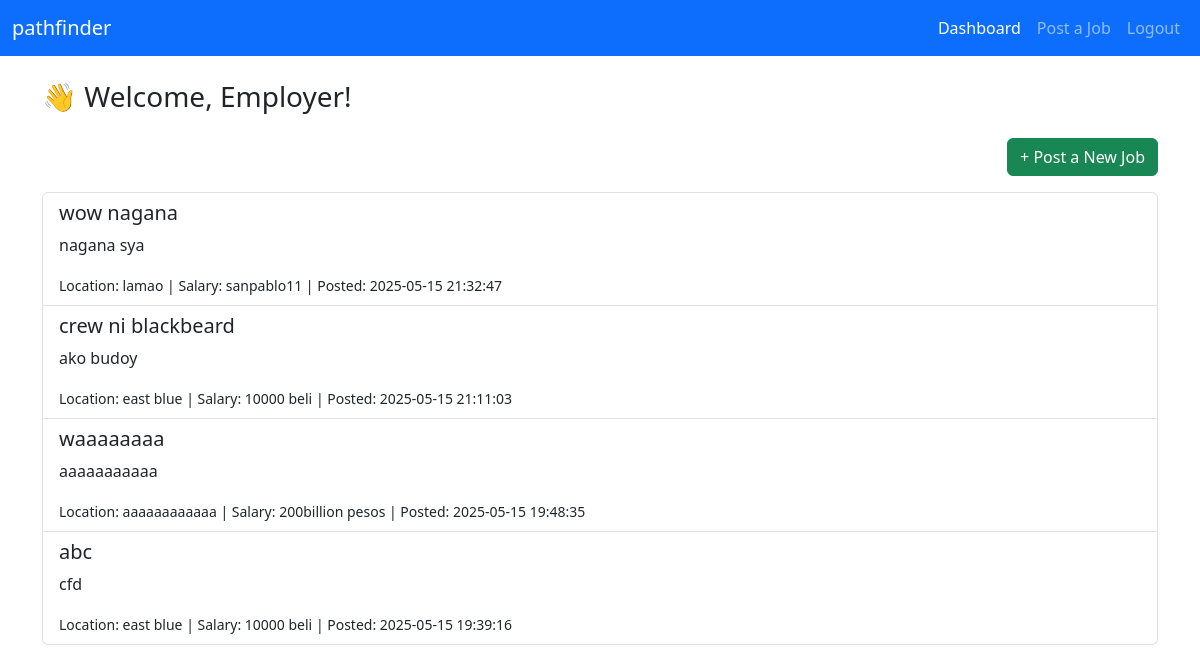
The app's page /dashboardhire.php (signed in) with its own data.
### tables this page shows
CREATE TABLE IF NOT EXISTS `jobs` (
  `id` int(11) NOT NULL AUTO_INCREMENT,
  `employer_id` int(11) NOT NULL,
  `title` varchar(255) NOT NULL,
  `description` text NOT NULL,
  `location` varchar(255) DEFAULT NULL,
  `salary` varchar(100) DEFAULT NULL,
  `created_at` datetime DEFAULT current_timestamp(),
  PRIMARY KEY (`id`)
);

### dashboardhire.php (the view, shortened to what this page needs)
<?php
require 'connection.php';
$employer_id = $_SESSION['user'];
$sql = "SELECT * FROM jobs WHERE employer_id = ? ORDER BY created_at DESC";
$stmt = $conn->prepare($sql);
$stmt->bind_param("i", $employer_id);
$stmt->execute();
$result = $stmt->get_result();
?>
<!DOCTYPE html>
<html lang="en">
<head>
  <link href="https://cdn.jsdelivr.net/npm/bootstrap@5.3.3/dist/css/bootstrap.min.css" rel="stylesheet" />
</head>
<body>
  <nav class="navbar navbar-expand-lg navbar-dark bg-primary">
    <div class="container-fluid">
      <a class="navbar-brand" href="#">pathfinder</a>
      <div class="collapse navbar-collapse justify-content-end" id="navbarNav">
        <ul class="navbar-nav">
          <li class="nav-item">
            <a class="nav-link active" href="dashboardhire.php">Dashboard</a>
          </li>
          <li class="nav-item">
            <a class="nav-link" href="postjob.php">Post a Job</a>
          </li>
          <li class="nav-item">
            <a class="nav-link" href="logout.php">Logout</a>
          </li>
        </ul>
      </div>
    </div>
  </nav>
  <div class="container mt-4">
    <h3 class="mb-4">👋 Welcome, Employer!</h3>
    <div class="d-flex justify-content-end mb-3">
      <a href="postjob.php" class="btn btn-success">+ Post a New Job</a>
    </div>
    <?php if ($result->num_rows > 0): ?>
      <div class="list-group">
        <?php while ($job = $result->fetch_assoc()): ?>
          <div class="list-group-item">
            <h5><?= htmlspecialchars($job['title']) ?></h5>
            <p><?= nl2br(htmlspecialchars($job['description'])) ?></p>
            <small>Location: <?= htmlspecialchars($job['location']) ?> | Salary: <?= htmlspecialchars($job['salary']) ?> | Posted: <?= htmlspecialchars($job['created_at']) ?></small>
          </div>
        <?php endwhile; ?>
      </div>
    <?php else: ?>
      <div class="alert alert-info text-center">
        You haven't posted any jobs yet.
      </div>
    <?php endif; ?>
  </div>
</body>
</html>

### records on screen
jobs: title "wow nagana", description "nagana sya", location "lamao", salary "sanpablo11", created_at "2025-05-15 21:32:47"
jobs: title "crew ni blackbeard", description "ako budoy", location "east blue", salary "10000 beli", created_at "2025-05-15 21:11:03"
jobs: title "waaaaaaaa", description "aaaaaaaaaaa", location "aaaaaaaaaaaa", salary "200billion pesos", created_at "2025-05-15 19:48:35"
jobs: title "abc", description "cfd", location "east blue", salary "10000 beli", created_at "2025-05-15 19:39:16"
